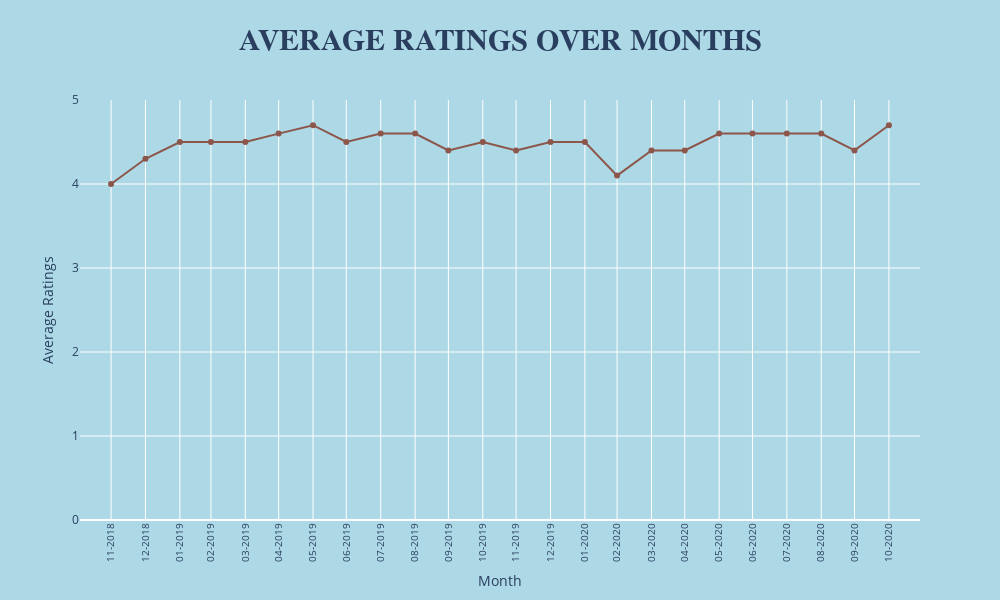

Here is the notebook cell this chart was saved with:
### Markdown cell above
Hmm, there are not many changes in the number of reviews from 11-2018 to 10-2020. The book was published in 11-2018 and it got significant amount of reviews. The month when it got the most number of reviews is January 2019 with 891 reviews (almost 900). However, in contrast to the month when it got most attention, it only get 19 reviews on October 2020 - the month when it got the least number of reviews. Compare the first months after the book was published (11-2018 to 04-2019) to other months (05-2019 to 10-2020), I can see when is the golden era of the book (11-2018 to 04-2019) and when is not (05-2019 to 10-2020). When it was freshly published, many readers bought it and gave reviews to it. That's why its top months about the number of reviews are the months after its publication. I wonder if they were the reviews about the book (maybe the book is not good according to the reviews in the first months) that people who read the reviews decided not to read it. (There are many reasons I can think of but not all of them can be answered based on this limited dataset.) Let's explore the ratings in those months!

### Code cell
# Average ratings over time

# Get the average ratings per month
avg_monthly_ratings = data.groupby(pd.Grouper(key='date', freq='M'))['ratings'].mean().reset_index(name='average_ratings')
avg_monthly_ratings['average_ratings'] = avg_monthly_ratings['average_ratings'].round(1)

# Plot the data
fig = px.line(
    avg_monthly_ratings,
    x='date',
    y='average_ratings',
    title='AVERAGE RATINGS OVER MONTHS',
    labels={'date': 'Month', 'average_ratings': 'Average Ratings'},
    width=1000,
    height=600,
)

fig.update_layout(
    title_font=dict(size=30, family='Arial, sans-serif', weight='bold'),  
    title_x=0.5, 
    paper_bgcolor='lightblue',
    plot_bgcolor='lightblue'
)

fig.update_traces(
    mode='lines+markers',
    line=dict(color='#8c564b', width=2),
)

fig.update_xaxes(
    tickangle=-90,
    tickfont=dict(size=10),
    dtick="M1", 
    tickmode='array',
    tickvals=avg_monthly_ratings['date'],
    ticktext=[date.strftime('%m-%Y') for date in avg_monthly_ratings['date']],
    range=[avg_monthly_ratings['date'].min() - pd.Timedelta(weeks=4), avg_monthly_ratings['date'].max() + pd.Timedelta(weeks=4)],
)

fig.update_yaxes(range=[0, 5])

fig.show()

### Figure 1 — Plotly figure (JSON) as saved in the notebook; plotly's stock layout.template omitted (floating-point values rounded to 4 significant figures)
{"data": [{"hovertemplate": "Month=%{x}<br>Average Ratings=%{y}<extra></extra>", "legendgroup": "", "line": {"color": "#8c564b", "dash": "solid", "width": 2}, "marker": {"symbol": "circle"}, "mode": "lines+markers", "name": "", "orientation": "v", "showlegend": false, "type": "scatter", "x": ["2018-11-30T00:00:00", "2018-12-31T00:00:00", "2019-01-31T00:00:00", "2019-02-28T00:00:00", "2019-03-31T00:00:00", "2019-04-30T00:00:00", "2019-05-31T00:00:00", "2019-06-30T00:00:00", "2019-07-31T00:00:00", "2019-08-31T00:00:00", "2019-09-30T00:00:00", "2019-10-31T00:00:00", "2019-11-30T00:00:00", "2019-12-31T00:00:00", "2020-01-31T00:00:00", "2020-02-29T00:00:00", "2020-03-31T00:00:00", "2020-04-30T00:00:00", "2020-05-31T00:00:00", "2020-06-30T00:00:00", "2020-07-31T00:00:00", "2020-08-31T00:00:00", "2020-09-30T00:00:00", "2020-10-31T00:00:00"], "xaxis": "x", "y": [4, 4.3, 4.5, 4.5, 4.5, 4.6, 4.7, 4.5, 4.6, 4.6, 4.4, 4.5, 4.4, 4.5, 4.5, 4.1, 4.4, 4.4, 4.6, 4.6, 4.6, 4.6, 4.4, 4.7], "yaxis": "y"}], "layout": {"height": 600, "legend": {"tracegroupgap": 0}, "paper_bgcolor": "lightblue", "plot_bgcolor": "lightblue", "title": {"font": {"family": "Arial, sans-serif", "size": 30, "weight": "bold"}, "text": "AVERAGE RATINGS OVER MONTHS", "x": 0.5}, "width": 1000, "xaxis": {"anchor": "y", "domain": [0, 1], "dtick": "M1", "range": ["2018-11-02T00:00:00", "2020-11-28T00:00:00"], "tickangle": -90, "tickfont": {"size": 10}, "tickmode": "array", "ticktext": ["11-2018", "12-2018", "01-2019", "02-2019", "03-2019", "04-2019", "05-2019", "06-2019", "07-2019", "08-2019", "09-2019", "10-2019", "11-2019", "12-2019", "01-2020", "02-2020", "03-2020", "04-2020", "05-2020", "06-2020", "07-2020", "08-2020", "09-2020", "10-2020"], "tickvals": ["2018-11-30T00:00:00", "2018-12-31T00:00:00", "2019-01-31T00:00:00", "2019-02-28T00:00:00", "2019-03-31T00:00:00", "2019-04-30T00:00:00", "2019-05-31T00:00:00", "2019-06-30T00:00:00", "2019-07-31T00:00:00", "2019-08-31T00:00:00", "2019-09-30T00:00:00", "2019-10-31T00:00:00", "2019-11-30T00:00:00", "2019-12-31T00:00:00", "2020-01-31T00:00:00", "2020-02-29T00:00:00", "2020-03-31T00:00:00", "2020-04-30T00:00:00", "2020-05-31T00:00:00", "2020-06-30T00:00:00", "2020-07-31T00:00:00", "2020-08-31T00:00:00", "2020-09-30T00:00:00", "2020-10-31T00:00:00"], "title": {"text": "Month"}}, "yaxis": {"anchor": "x", "domain": [0, 1], "range": [0, 5], "title": {"text": "Average Ratings"}}}}
